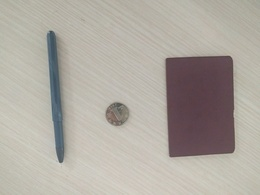
%> input picture Image geometry character/images/3.jpg, 260 x 195 px, shrunk from 576 x 432 before the run
$ octave train.m   (GNU Octave 9; MATLAB toolbox functions it lacks are replaced by stand-ins)
%> lines starting %> are read from the running program, lines starting %| are printed output that depends on the picture; in (x1, y1, x2, y2) boxes, pixels count from 0 and x2, y2 are one past the last pixel; in counts of white or black regions, pixels touching at a corner belong together; the program's own positions count from 1
### Image geometry character/code/binary.m
function [ binary_image ] = binary( gray_image,threshold )%二值化函数，对图像的每个像素点进行二值化
row=size(gray_image,1);
col=size(gray_image,2);
binary_image=zeros(row,col);
for i=1:row
    for j=1:col
        if(gray_image(i,j)>threshold)
            binary_image(i,j)=0;
        else
            binary_image(i,j)=1;
        end
    end
end
end

### Image geometry character/code/inflate.m
function [output] = inflate(input)%膨胀
row=size(input,1);
col=size(input,2);
output=input;
for i=2:row-1
    for j=2:col-1
        around=input(i-1,j-1)+input(i-1,j)+input(i-1,j+1)+input(i,j-1)+input(i,j+1)+input(i+1,j-1)+input(i+1,j)+input(i+1,j+1);
        if around>=1%八邻域中存在一个点为1
            output(i,j)=1;%则该点为1
        end
    end
end

### Image geometry character/code/corrode.m
function [output] = corrode(input)%腐蚀函数
row=size(input,1);
col=size(input,2);
output=input;
for i=2:row-1
    for j=2:col-1
        around=input(i-1,j-1)+input(i-1,j)+input(i-1,j+1)+input(i,j-1)+input(i,j+1)+input(i+1,j-1)+input(i+1,j)+input(i+1,j+1);
        if around<=7%八邻域中存在一个点为0
            output(i,j)=0;%则该点为0
        end
    end
end

### Image geometry character/code/connected.m
function [output area] = connected(input)%计算连通域，输入为二值图像，输出为标记后的连通域和每个域的面积
row=size(input,1);
col=size(input,2);
output=input;
max_label=1;
equivalent_table=cell(0,0);%等值表，存储连通的数字
cell_num=1;

%%
for i=2:row-1
    for j=2:col-1%对于每个像素
        if(output(i,j)==1)%如果为目标图像
            if(output(i-1,j)>0&&output(i,j-1)==0)%如果只有左邻有值
                label=output(i-1,j);%则拷贝左邻的值
            else if (output(i,j-1)>0&&output(i-1,j)==0)%如果只有上邻有值
                label=output(i,j-1);%则拷贝上邻的值
                else if(output(i-1,j)>0&&(output(i-1,j)==output(i,j-1)))%如果左邻和上邻值都大于0且相等
                    label=output(i,j-1);%则拷贝
                    else if(output(i-1,j)>0&&output(i,j-1)>0&&output(i-1,j)~=output(i,j-1))%如果都有值且不相等
                         label=output(i,j-1); %拷贝左邻
                         if(~ismember(equivalent_table{output(i,j-1),1},output(i-1,j)))%将左邻和上邻的值加入等指标
                            equivalent_table{output(i,j-1),1}=[equivalent_table{output(i,j-1),1};equivalent_table{output(i-1,j),1}];
                         end
                         if(~ismember(equivalent_table{output(i-1,j),1},output(i,j-1)))
                            equivalent_table{output(i-1,j),1}=[equivalent_table{output(i-1,j),1};equivalent_table{output(i,j-1),1}];
                         end
                        else %若左邻和上邻都为0，则给该点赋予一个新的值，并加入等值表
                            label=max_label;
                            equivalent_table{label,1}=label;
                            max_label=max_label+1;%将此时最大的值加1
                        end
                    end
                end
            end
            output(i,j)=label;%对该点赋予label的值
        end
    end
end


%%

for i=1:size(equivalent_table,1)%对于等值表中的每一行
    equivalent_table{i,1}=unique(equivalent_table{i,1});%去重
    min_label(i)=min(equivalent_table{i,1});%用最小的label代表该行
end

for i=1:row %把每个点赋予它对应的等值表中的min_label
    for j=1:col
        label=output(i,j);
        if(label>0)
            output(i,j)=min_label(label);
        end
    end
end

labels=unique(min_label);%计算连通域的个数

area=histc(output(:),labels);%计算每个连通域所包含的点个数，记为面积

end

### Image geometry character/code/boundary.m
function [ mark ] = boundary( input )%8连通的连通成分顺序标记算法，输入为标记好连通域的图像，输出为每个域的周长构成的向量
row=size(input,1);%行
col=size(input,2);%列
output=input;%输出与输入大小相同
round=[0,-1;-1,-1;-1,0;-1,+1;0,+1;+1,+1;+1,0;+1,-1];%8连通矩阵

num=[];
s=[];
%% 计算从左到右，从上到下，每次遇到新的连通域的第一个位置，存入s中，num为其对应的数字

for i=1:row
    for j=1:col
        if(output(i,j)>0)
            if(~ismember(output(i,j),num))
                s=[s;i,j];
                num=[num;output(i,j)];
            end
        end
    end
end

%%

mark=zeros(size(s,1),1);
for i=1:size(s,1)%从每个域的最初位置开始寻找
    visited=[];%用于记录已访问过的点
    c=[0,0];%用于记录此时访问的点
    round_new=round;%顺时针序列所对应的数组
    b=[s(i,1),s(i,2)-1];%开始点west处的点，即为前一个点
    output(b(1),b(2))=0;
    visited=[-1,-1];
    while(c(1)~=s(i,1)||c(2)~=s(i,2))%当此时围绕的中心点不是初始点时
        if(c==0)%如果是第一次
            c(1)=s(i,1);%赋予初始点
            c(2)=s(i,2);
        end
        for k=1:8 %对于顺时针的每个情况
            x=c(1)+round_new(k,1);%计算要访问点的位置
            y=c(2)+round_new(k,2);
            n=output(x,y);%得到该点的值
            d=[x,y];%该点的坐标
            if(n==num(i))%如果该点是内部点
                if(~ismember(d,visited,'rows'))%如果未被访问过
                    c=d;%一次击中，存入c
                    sub=b-c;%计算此时对应的顺时针的方位
                    loc=find(ismember(round,sub,'rows'));%找到该方位在顺时针数组中对应的位置
                    round_new=circshift(round,8-loc);%将顺时针数组旋转对应的角度
                    mark(i)=mark(i)+1;%将周长的计数加1
                    visited=[visited;c];%将c加入访问过的中心点矩阵
                     break;%跳出该点的顺时针循环
                end
            end
            b=d;%否则，另b为访问过的点，即为下一次循环的前一个点
        end
         if(b==s(i,:))%如果b回到了初始点
             c=[0,0];%则将c置0
         break;%跳出while循环
         end
    end
end
end

### Image geometry character/code/train.m

clc
clear

name='..\images\3.jpg';%改变数字为1，2或3，为训练图像
img=imread(name);
%> img is the input picture: size 195x260x3 uint8; mean R, G, B 174.5, 168.8, 160.6
subplot(221),imshow(img);title('original image')%显示原图

gray=img(:,:,2);%选取RGB图像的一个通道作为灰度图像
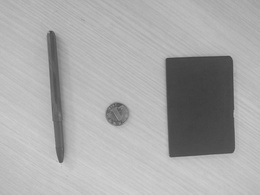
%> gray: size 195x260 uint8; min 61, max 209, mean 168.8
binary_image=binary(gray,150);%对图像以140为阈值进行二值化
%> after the loop in binary, `for i=1:row`:
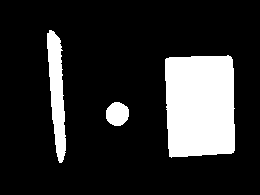
%> binary_image: size 195x260 double; values 0 (black) and 1 (white), 17.1% white; 3 white regions, box (x1, y1, x2, y2) and area: (165, 55, 235, 158) 6694, (47, 30, 66, 163) 1548, (106, 102, 129, 126) 437

subplot(222),imshow(binary_image);title('binary image')%显示二值化图像

corrode_image=inflate(binary_image);%先膨胀后腐蚀去除孔洞
%> after the loop in inflate, `for i=2:row-1`: output: size 195x260 double; values 0 (black) and 1 (white), 18.7% white; 3 white regions, box (x1, y1, x2, y2) and area: (164, 54, 236, 159) 7049, (46, 29, 67, 164) 1875, (105, 101, 130, 127) 535
corrode_image=corrode(corrode_image);
%> after the loop in corrode, `for i=2:row-1`: output: size 195x260 double; values 0 (black) and 1 (white), 17.1% white; 3 white regions, box (x1, y1, x2, y2) and area: (165, 55, 235, 158) 6697, (47, 30, 66, 163) 1553, (106, 102, 129, 126) 437
corrode_image=corrode(corrode_image);%先腐蚀后膨胀去除噪点
%> after the loop in corrode (call 2), `for i=2:row-1`: output: size 195x260 double; values 0 (black) and 1 (white), 15.7% white; 3 white regions, box (x1, y1, x2, y2) and area: (166, 57, 234, 156) 6355, (48, 31, 65, 162) 1242, (107, 103, 128, 125) 347
corrode_image=inflate(corrode_image);
%> after the loop in inflate (call 2), `for i=2:row-1`: output: size 195x260 double; values 0 (black) and 1 (white), 17.1% white; 3 white regions, box (x1, y1, x2, y2) and area: (165, 56, 235, 157) 6693, (47, 30, 66, 163) 1546, (106, 102, 129, 126) 437
inflate_image=inflate(corrode_image);%中间几次腐蚀膨胀去除孔洞和噪声，对边界进行平滑
%> after the loop in inflate (call 3), `for i=2:row-1`: output: size 195x260 double; values 0 (black) and 1 (white), 18.6% white; 3 white regions, box (x1, y1, x2, y2) and area: (164, 55, 236, 158) 7039, (46, 29, 67, 164) 1858, (105, 101, 130, 127) 535
inflate_image=inflate(inflate_image);
%> after the loop in inflate (call 4), `for i=2:row-1`: output: size 195x260 double; values 0 (black) and 1 (white), 20.1% white; 3 white regions, box (x1, y1, x2, y2) and area: (163, 54, 237, 159) 7393, (45, 28, 68, 165) 2177, (104, 100, 131, 128) 641
inflate_image=inflate(inflate_image);
%> after the loop in inflate (call 5), `for i=2:row-1`:
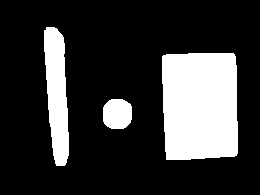
%> output: size 195x260 double; values 0 (black) and 1 (white), 21.7% white; 3 white regions, box (x1, y1, x2, y2) and area: (162, 53, 238, 160) 7755, (44, 27, 69, 166) 2503, (103, 99, 132, 129) 755
corrode_image=corrode(inflate_image);
corrode_image=corrode(corrode_image);
%> after the loop in corrode (call 4), `for i=2:row-1`:
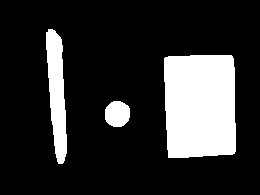
%> output: size 195x260 double; values 0 (black) and 1 (white), 18.6% white; 3 white regions, box (x1, y1, x2, y2) and area: (164, 55, 236, 158) 7039, (46, 29, 67, 164) 1859, (105, 101, 130, 127) 535
corrode_image=corrode(corrode_image);
%> after the loop in corrode (call 5), `for i=2:row-1`:
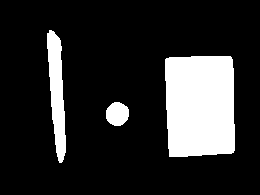
%> output: size 195x260 double; values 0 (black) and 1 (white), 17.1% white; 3 white regions, box (x1, y1, x2, y2) and area: (165, 56, 235, 157) 6693, (47, 30, 66, 163) 1549, (106, 102, 129, 126) 437
corrode_image=inflate(corrode_image);
corrode_image=corrode(corrode_image);

subplot(223),imshow(corrode_image);title('after open and close')%显示腐蚀膨胀后的图片
[connect area]=connected(corrode_image);%对图像进行连通域分割，connect代表分割后的图像矩阵，area代表每个连通域的面积构成的向量
%> after the loop in connected, `for i=2:row-1`:
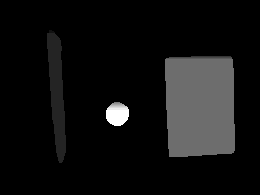
%> output: size 195x260 double; 17.09% of pixels changed, all inside (x1, y1, x2, y2) = (47, 33, 235, 163); drawn with min black and max white
%> after the loop in connected, `for i=2:row-1`: equivalent_table = 14 items; label = 2; max_label = 15
%> the loop in connected, `for i=1:size(equivalent_table,1)` made 14 passes
%> after the loop in connected, `for i=1:size(equivalent_table,1)`: min_label = [1 1 3 3 3 3 7 7 7 7 7 7 7 7]
%> after the loop in connected, `for i=1:row`:
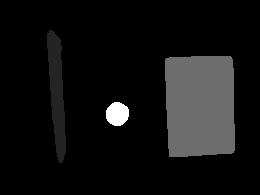
%> output: size 195x260 double; 17% of pixels changed, all inside (x1, y1, x2, y2) = (47, 33, 235, 163); drawn with min black and max white
%> in connected, `labels=unique(min_label);`: labels = [1 3 7]
%> in connected, `area=histc(output(:),labels);`: area = [1549; 6693; 437]
%> area = [1549; 6693; 437]
perimeter=boundary(connect);%对每个连通域进行边界跟踪，perimeter代表每个连通域的周长构成的向量
%> after the loop in boundary, `for i=1:row`: num = [1; 3; 7]; s = [31 50; 57 192; 103 115]
%> the loop in boundary, `for i=1:size(s,1)` made 3 passes
%> after the loop in boundary, `for i=1:size(s,1)`: c = [103 115]; loc = 1; mark = [270; 322; 64]; sub = [0 -1]
%> perimeter = [270; 322; 64]
ratio=perimeter.^2./area;%计算每个连通域的紧密度，以此作为特征对不同形状的图像进行识别
%> ratio = [47.06; 15.49; 9.37]
